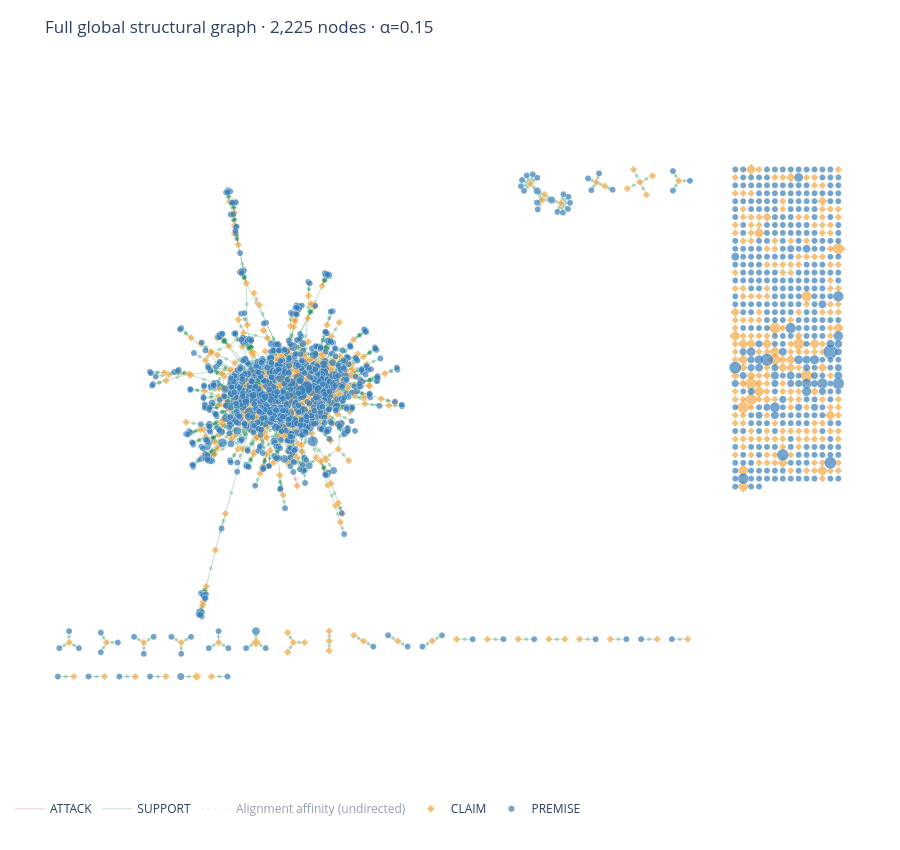

Source (notebook cell):
### Markdown cell above
### Interactive global graph

Zoom and hover to inspect every node and typed relation. SUPPORT and ATTACK are directed: the relation hover explicitly shows `source → target`. Toggle **Alignment affinity** in the legend to show the separate undirected links. Internal affinity is summarized in node hover; complete internal-link evidence remains in the exported graph. All nodes, including relation isolates, appear in this view.

### Code cell
import html
import textwrap
import plotly.graph_objects as go

# Reuse the full relation layout and place isolates in a separate band to its right.
interactive_positions = {node: point.copy() for node, point in global_positions.items()}
if relation_isolates:
    x_offset = max((point[0] for point in global_positions.values()), default=0) + 4
    y_top = max((point[1] for point in global_positions.values()), default=0)
    for node, point in isolate_positions.items():
        interactive_positions[node] = point * 0.7 + [x_offset, y_top]
assert set(interactive_positions) == set(global_graph)

interactive_figure = go.Figure()
for relation, edges in global_edges.groupby("relation", sort=True):
    xs, ys, mid_x, mid_y, edge_hover = [], [], [], [], []
    for edge in edges.itertuples(index=False):
        start, end = interactive_positions[edge.source], interactive_positions[edge.target]
        xs.extend([float(start[0]), float(end[0]), None])
        ys.extend([float(start[1]), float(end[1]), None])
        mid_x.append(float((start[0] + end[0]) / 2))
        mid_y.append(float((start[1] + end[1]) / 2))
        edge_hover.append(
            f"{edge.source} → {edge.target}<br>{relation}<br>"
            f"{edge.occurrences} source relations; {edge.document_count} documents<br>"
            f"Confidence mean: {edge.confidence_mean:.3f}; sum: {edge.weight:.3f}"
        )
    color = RELATION_COLORS.get(relation, "#8794a2")
    interactive_figure.add_trace(go.Scattergl(
        x=xs, y=ys, mode="lines", line={"color": color, "width": 0.8},
        opacity=0.35, name=relation, legendgroup=relation, hoverinfo="skip",
    ))
    interactive_figure.add_trace(go.Scattergl(
        x=mid_x, y=mid_y, mode="markers",
        marker={"size": 4, "color": color, "opacity": 0.3},
        hovertext=edge_hover, hovertemplate="%{hovertext}<extra></extra>",
        name=relation + " evidence", legendgroup=relation, showlegend=False,
    ))

affinity_x, affinity_y = [], []
for source, target in global_affinity_graph.edges():
    if source != target:
        start, end = interactive_positions[source], interactive_positions[target]
        affinity_x.extend([float(start[0]), float(end[0]), None])
        affinity_y.extend([float(start[1]), float(end[1]), None])
interactive_figure.add_trace(go.Scattergl(
    x=affinity_x, y=affinity_y, mode="lines",
    line={"color": AFFINITY_COLOR, "width": 0.7, "dash": "dot"},
    opacity=0.4, name="Alignment affinity (undirected)", visible="legendonly", hoverinfo="skip",
))

for argument_type, rows in global_nodes.groupby("argument_type", sort=True):
    ids = rows.index.tolist()
    hover = []
    for node in ids:
        data = global_graph.nodes[node]
        internal = global_affinity_graph.get_edge_data(node, node, {}).get("occurrences", 0)
        preview = "<br>".join(html.escape(line) for line in textwrap.wrap(data["representative_text"][:420], 85))
        hover.append(
            f"<b>{node}: {argument_type}</b><br>{data['member_count']} source arguments / "
            f"{data['document_count']} documents<br>Internal affinity links: {internal}<br>{preview}"
        )
    interactive_figure.add_trace(go.Scattergl(
        x=[float(interactive_positions[node][0]) for node in ids],
        y=[float(interactive_positions[node][1]) for node in ids],
        mode="markers", name=argument_type,
        marker={
            "size": [4 + 3 * np.log1p(global_graph.nodes[node]["member_count"]) for node in ids],
            "color": NODE_COLORS.get(argument_type, "#999999"),
            "symbol": "diamond" if argument_type == "CLAIM" else "circle",
            "line": {"color": "white", "width": 0.5},
        },
        hovertext=hover, hovertemplate="%{hovertext}<extra></extra>",
    ))
interactive_figure.update_layout(
    title=f"Full global structural graph · {len(global_nodes):,} nodes · α={ISORANK_ALPHA}",
    template="plotly_white", height=850, dragmode="pan", hovermode="closest",
    xaxis={"visible": False}, yaxis={"visible": False, "scaleanchor": "x", "scaleratio": 1},
    legend={"orientation": "h", "y": -0.02}, margin={"l": 10, "r": 10, "t": 65, "b": 70},
)
interactive_figure.show()
interactive_figure.write_html(ARTIFACT_DIR / "04_interactive_global_graph.html", include_plotlyjs=True)

### Figure 1 — Plotly figure (JSON) as saved in the notebook; plotly's stock layout.template omitted (floating-point values rounded to 4 significant figures; data arrays with more than 128 entries replaced by an {"elided": "..."} marker saying what was removed)
{"data": [{"hoverinfo": "skip", "legendgroup": "ATTACK", "line": {"color": "#d74c4c", "width": 0.8}, "mode": "lines", "name": "ATTACK", "opacity": 0.35, "x": [23.89, 22.88, null, 20.79, 21.14, null, 17.85, 18.45, null, 23.78, 23.21, null, 18.21, 18.43, null, 15.93, 15.61, null, 17.81, 17.32, null], "y": [-22.95, -22.12, null, -26.72, -27.93, null, -18.19, -18.95, null, -26.99, -25.76, null, -26.39, -25.13, null, -6.644, -5.68, null, -11.97, -10.91, null], "type": "scattergl"}, {"hovertemplate": "%{hovertext}<extra></extra>", "hovertext": ["C1563 → C1567<br>ATTACK<br>1 source relations; 1 documents<br>Confidence mean: 0.550; sum: 0.550", "C1677 → C1711<br>ATTACK<br>1 source relations; 1 documents<br>Confidence mean: 0.900; sum: 0.900", "C1804 → C1817<br>ATTACK<br>1 source relations; 1 documents<br>Confidence mean: 0.630; sum: 0.630", "C2081 → C2095<br>ATTACK<br>1 source relations; 1 documents<br>Confidence mean: 0.760; sum: 0.760", "C2086 → C2096<br>ATTACK<br>1 source relations; 1 documents<br>Confidence mean: 0.790; sum: 0.790", "C2197 → C2213<br>ATTACK<br>1 source relations; 1 documents<br>Confidence mean: 0.860; sum: 0.860", "C2202 → C2212<br>ATTACK<br>1 source relations; 1 documents<br>Confidence mean: 0.800; sum: 0.800"], "legendgroup": "ATTACK", "marker": {"color": "#d74c4c", "opacity": 0.3, "size": 4}, "mode": "markers", "name": "ATTACK evidence", "showlegend": false, "x": [23.39, 20.96, 18.15, 23.5, 18.32, 15.77, 17.56], "y": [-22.54, -27.32, -18.57, -26.38, -25.76, -6.162, -11.44], "type": "scattergl"}, {"hoverinfo": "skip", "legendgroup": "SUPPORT", "line": {"color": "#29945b", "width": 0.8}, "mode": "lines", "name": "SUPPORT", "opacity": 0.35, "x": {"elided": "7578 float values"}, "y": {"elided": "7578 float values"}, "type": "scattergl"}, {"hovertemplate": "%{hovertext}<extra></extra>", "hovertext": {"elided": "2526 str values"}, "legendgroup": "SUPPORT", "marker": {"color": "#29945b", "opacity": 0.3, "size": 4}, "mode": "markers", "name": "SUPPORT evidence", "showlegend": false, "x": {"elided": "2526 float values"}, "y": {"elided": "2526 float values"}, "type": "scattergl"}, {"hoverinfo": "skip", "line": {"color": "#8b62b4", "dash": "dot", "width": 0.7}, "mode": "lines", "name": "Alignment affinity (undirected)", "opacity": 0.4, "visible": "legendonly", "x": {"elided": "2559 float values"}, "y": {"elided": "2559 float values"}, "type": "scattergl"}, {"hovertemplate": "%{hovertext}<extra></extra>", "hovertext": {"elided": "778 str values"}, "marker": {"color": "#f2a541", "line": {"color": "white", "width": 0.5}, "size": {"elided": "778 float values"}, "symbol": "diamond"}, "mode": "markers", "name": "CLAIM", "x": {"elided": "778 float values"}, "y": {"elided": "778 float values"}, "type": "scattergl"}, {"hovertemplate": "%{hovertext}<extra></extra>", "hovertext": {"elided": "1447 str values"}, "marker": {"color": "#377eb8", "line": {"color": "white", "width": 0.5}, "size": {"elided": "1447 float values"}, "symbol": "circle"}, "mode": "markers", "name": "PREMISE", "x": {"elided": "1447 float values"}, "y": {"elided": "1447 float values"}, "type": "scattergl"}], "layout": {"xaxis": {"visible": false}, "yaxis": {"visible": false, "scaleanchor": "x", "scaleratio": 1}, "legend": {"orientation": "h", "y": -0.02}, "margin": {"l": 10, "r": 10, "t": 65, "b": 70}, "title": {"text": "Full global structural graph · 2,225 nodes · α=0.15"}, "height": 850, "dragmode": "pan", "hovermode": "closest"}}
